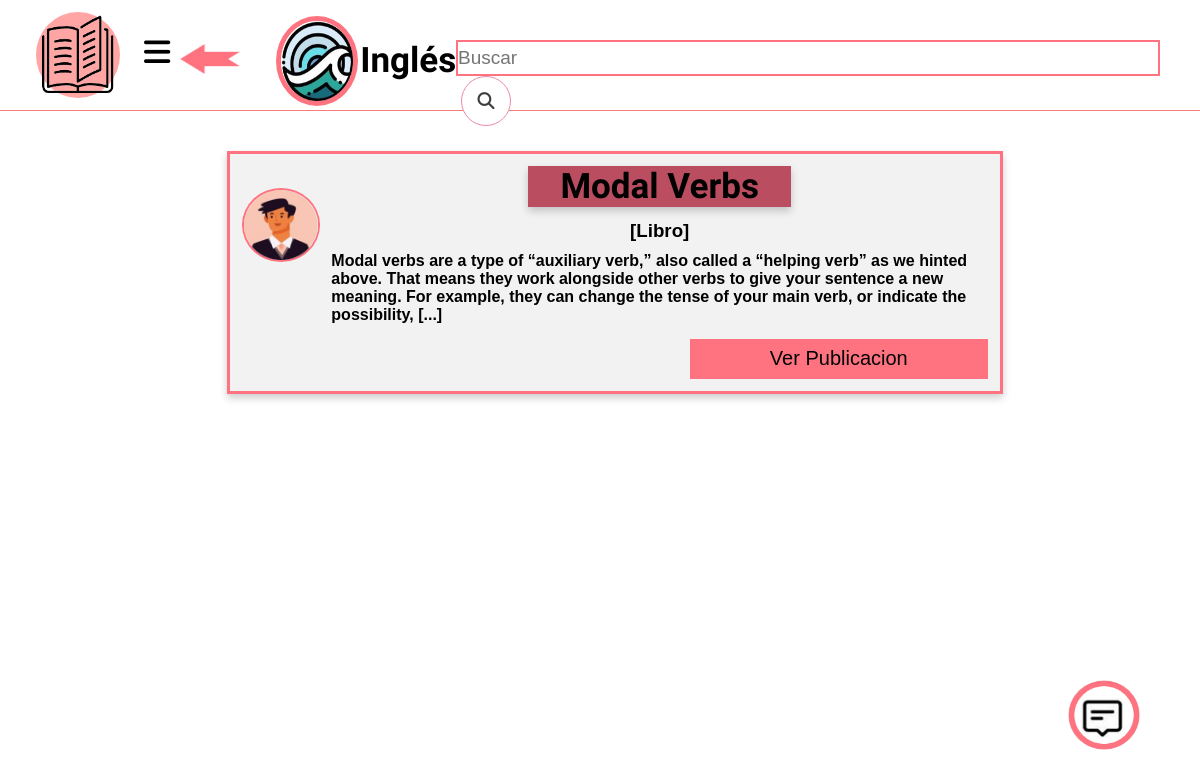
Page /Ingles.php on the committed database.
### tables this page shows
CREATE TABLE `usuarios` (
  `IDusuario` bigint(12) NOT NULL,
  `Contrasena` varchar(20) NOT NULL,
  `ID_rol` int(11) NOT NULL,
  `Img` varchar(70) NOT NULL
);

CREATE TABLE `docente` (
  `IDdocente` bigint(12) NOT NULL,
  `nomb_docente` varchar(45) NOT NULL,
  `No_documento` int(11) NOT NULL,
  `IDinstitucion` int(11) NOT NULL,
  `IDusuario` bigint(12) NOT NULL,
  `Imagen` varchar(40) NOT NULL
);

CREATE TABLE `material_subido` (
  `IDMaterial` int(11) NOT NULL,
  `IDmateria` int(11) NOT NULL,
  `IDrecursos` int(11) NOT NULL,
  `Titulo` varchar(100) NOT NULL,
  `Publicacion` text NOT NULL,
  `creacion` timestamp NOT NULL DEFAULT current_timestamp(),
  `Archivo` text NOT NULL,
  `IDdocente` bigint(12) NOT NULL
);

### Ingles.php (the view, shortened to what this page needs)
<?php
include 'Connect.php';
 ?>
<!DOCTYPE html>
<html>
<head>
	<link rel="stylesheet" type="text/css" href="estilo-login.css">
</head>
<body id="Main" class="Main">
  <header class="L-head">
    <?php
         switch ($_SESSION['rol']) {
           case 0:
             $back = "User";
             break;
         }
       ?>
    <a href="<?php echo $back ?>.php">
    <div id="back">
  </div></a>
    <div class="bib" id="mate">
      <img src="imagen/ingles.png">
      <h1>Inglés</h1>
    </div>
  	<form action="#" method="GET" style="margin-left: 20%;">
  		<input type="text" name="buscar" id="barra" placeholder="Buscar" style="width: 700px;">
  		<button type="submit" name="busqueda" id="busq"><i class="fas fa-search"></i></button>
  	</form>
  	<div class="Usuario" id="Usuario">
      <?php
        $i = $_SESSION['User'];
         $us = "SELECT Img FROM usuarios WHERE IDusuario = '$i'";
         $consul = mysqli_query($Connect, $us);
         while ($uim = mysqli_fetch_array($consul)){
           $imagen = $uim[0];
         }
        ?>
    <img src="<?php echo $imagen ?>">
   <a class="abrirus-btn" id="abrirus-btn"><i class="fas fa-bars"></i></a>
    </div>
  </header>
  <section class="Bib-publi">
    <?php
    $query = "SELECT * FROM material_subido WHERE IDmateria = 1 AND IDdocente > 0";
    $Consult = mysqli_query($Connect, $query);
    while ($p= mysqli_fetch_array($Consult)){
      $idoc= $p[7];?>
      <section class="Publi">
      <?php
     $query = "SELECT Imagen FROM docente WHERE IDdocente = '$idoc'";
     $Img = mysqli_query($Connect, $query);
     while ($im= mysqli_fetch_array($Img)) {
       echo "<div id='pub-usu'><img src='".$im[0]."'></div>";
     }
     echo "<div id='text'>"."<h1>".$p[3]."</h1>";
     switch ($p[2]) {
         case 3:
          $recurso = "Libro";
         break;
     }
     echo "<h3>[$recurso]</h3>";
     $publi= $p[4];
     echo "<h4>".substr($publi, 0, 270)." [...] "."</h4>"."</div>";
     ?>
     <button><a href="Publicacion.php?IDmat=<?php echo $p[0]; ?>">Ver Publicacion</a></button>
    </section>
  <?php } ?>
  </section>
  <button class="btn-abrir" id="btn-abrir"></button>
</body>
</html>

### estilo-login.css (style rules this page uses)
* { margin: 0; padding: 0; }
a { text-decoration: none; }
body { background-image: linear-gradient(to right, #86344a 0%, #bb4d60 25%, #ff727f 50%, #ffa5a4 100%); font-family: arial, helvetica; background-size: 100% 100% no-repeat; }
#Main { background-image: none; }
.L-head img { width: 26%; height: 130px; }
.L-head { width: 100%; height: 110px; border-bottom: 1.5px solid rgb(246.25, 123.75, 125.79); margin-bottom: 25px; }
#barra { width: 900px; height: 32px; border: 2px solid rgba(255,115,128,255); font-size: 19px; }
#busq { border: 1px solid rgba(238,137,168,255); width: 50px; height: 50px; border-radius: 100%; background-color: rgb(255, 255, 255); margin-left: 5px; }
#busq i { font-size: 17px; color: rgb(61, 61, 61); }
.L-head form { position: absolute; left: 18%; top: 5%; }
.Usuario { float: left; margin-left: 3%; margin-top: 1%; width: 7%; height: 86px; background-color: rgba(255,165,164,255); border-radius: 100%; border: 1px; }
.Usuario img { width: 100%; height: 100%; }
.abrirus-btn { position: absolute; margin-left: 2%; margin-top: 2%; font-size: 30px; cursor: pointer; }
#back { width: 5%; height: 30px; position: relative; background-image: url(imagen/back.png); background-size: 100% 100%; left: 15%; top: 40%; margin-bottom: -2.5%; }
.bib { top: 2%; left: 23%; width: 6%; height: 80px; border: 5px solid rgba(255,115,128,255); border-radius: 100%; position: absolute; }
.bib img { width: 90%; height: 90%; }
.bib h1 { margin-left: 110%; margin-top: -70%; font-size: 20px; font-family: 'Dosis', sans-serif; }
#mate img { width: 100%; height: 100%; }
#mate h1 { font-size: 35px; margin-top: -90%; }
.Bib-publi { padding: 15px 0; width: 99.5%; }
.Publi { display: list-item; list-style: none; border: 3px solid #ff727f; width: 62.5%; margin-left: 19%; margin-bottom: 3%; padding: 1% 1% 1% 1%; background-color: rgba(242, 242, 242, 1.0); box-shadow: 0 4px 8px 0 rgba(0,0,0,0.2); }
.Publi button { background-color: rgba(255,115,128,255); border: 1px; width: 40%; height: 40px; font-size: 20px; font-family: Calibri, sans-serif; margin-left: 60%; margin-top: 2%; cursor: pointer; }
.Publi button a { color: rgb(0, 0, 0); }
#text { margin-left: 12%; }
#text h1 { position: relative; font-size: 35px; text-align: center; margin-left: 30%; margin-bottom: 2%; width: 40%; background-color: #bb4d60; font-family: 'Dosis',sans-serif; font-weight: bold; box-shadow: 0 4px 8px 0 rgba(0,0,0,0.2); }
#text h3 { text-align: center; margin-bottom: 10px; }
#text h4 { text-align: left; }
#pub-usu { float: left; border: 2px solid #ff727f; border-radius: 100%; width: 10%; height: 70px; margin-top: 3%; }
#pub-usu img { width: 100%; height: 100%; }
.btn-abrir { font-size: 50px; position: fixed; top: 85%; right: 5%; float: right; border: none; border-radius: 100%; background-image: url(imagen/chat.png); background-size: 100% 100%; height: 70px; width: 6%; cursor: pointer; }

### rows in the picture
usuarios: Img (picture)
material_subido: Titulo "Modal Verbs", IDrecursos "Libro", Publicacion "Modal verbs are a type of “auxiliary verb,” also called a “helping verb” as we hinted above. That means they work alongside other verbs to give your sentence a new meaning. For example, they can change the tense of your main verb, or indicate the possibility,"
docente: Imagen (picture)
